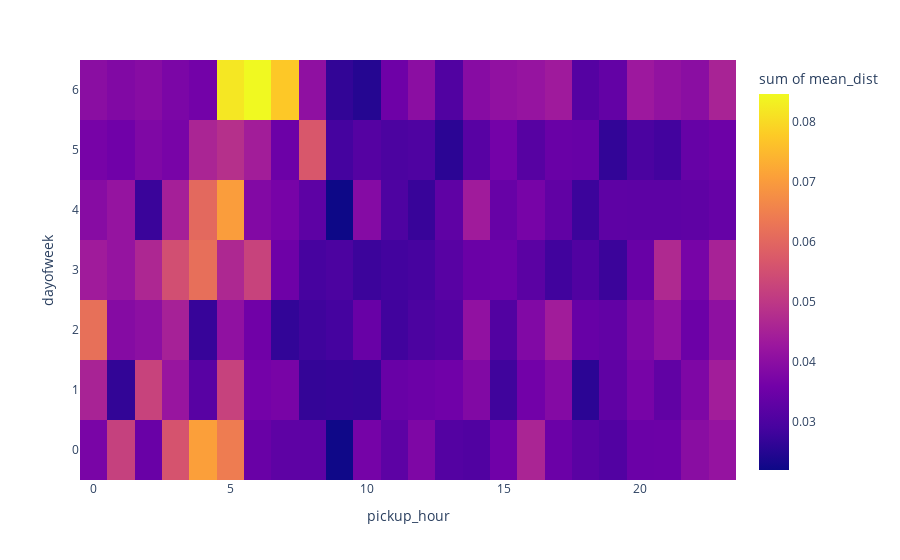

The code cell stored with this chart in its notebook:
### Code cell
#요일,시간에 따른 평균이동거리 시각화 
tidydata2 = df_feature.pivot_table(
    index = 'dayofweek',
    columns = 'pickup_hour',
    values = 'dist',
    aggfunc = 'mean'
).stack().reset_index().rename({0:'mean_dist'}, axis = 1)

fig2 = px.density_heatmap(
    data_frame = tidydata2,
    x = 'pickup_hour',
    y = 'dayofweek',
    z = 'mean_dist',
    nbinsx=24,
    nbinsy=7,
    height=300
)

### Figure 1 — Plotly figure (JSON) as saved in the notebook; plotly's stock layout.template omitted (floating-point values rounded to 4 significant figures; data arrays with more than 128 entries replaced by an {"elided": "..."} marker saying what was removed)
{"data": [{"coloraxis": "coloraxis", "histfunc": "sum", "hovertemplate": "pickup_hour=%{x}<br>dayofweek=%{y}<br>sum of mean_dist=%{z}<extra></extra>", "name": "", "nbinsx": 24, "nbinsy": 7, "type": "histogram2d", "x": {"elided": "168 int values"}, "xaxis": "x", "xbingroup": "x", "y": {"elided": "168 int values"}, "yaxis": "y", "ybingroup": "y", "z": {"elided": "168 float values"}}], "layout": {"autosize": true, "coloraxis": {"colorbar": {"title": {"text": "sum of mean_dist"}}, "colorscale": [[0, "#0d0887"], [0.1111, "#46039f"], [0.2222, "#7201a8"], [0.3333, "#9c179e"], [0.4444, "#bd3786"], [0.5556, "#d8576b"], [0.6667, "#ed7953"], [0.7778, "#fb9f3a"], [0.8889, "#fdca26"], [1, "#f0f921"]]}, "legend": {"tracegroupgap": 0}, "margin": {"t": 60}, "xaxis": {"anchor": "y", "autorange": true, "domain": [0, 1], "range": [-0.5, 23.5], "title": {"text": "pickup_hour"}, "type": "linear"}, "yaxis": {"anchor": "x", "autorange": true, "domain": [0, 1], "range": [-0.5, 6.5], "title": {"text": "dayofweek"}, "type": "linear"}}}
